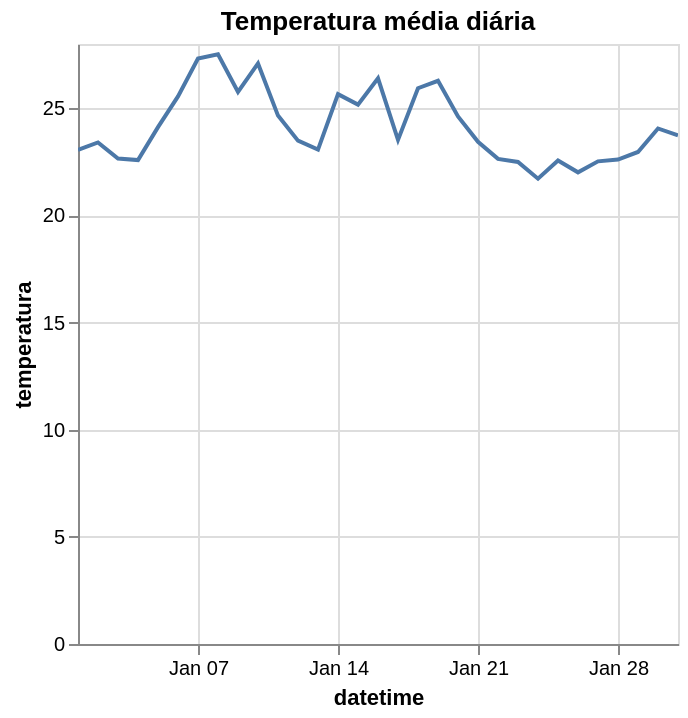

Notebook cell for this chart:
### Markdown cell above
Temperatura média diária

### Code cell
chart_temp = alt.Chart(df_daily).mark_line().encode(
    x='datetime:T',
    y='temperatura:Q',
    tooltip=['datetime', 'temperatura']
).add_params(
    mes_selecao
).transform_filter(
    mes_selecao
).properties(
    title='Temperatura média diária'
).interactive()

chart_temp

### Figure 1 — Vega-Lite specification as saved in the notebook (floating-point values rounded to 4 significant figures; data arrays with more than 128 entries replaced by an {"elided": "..."} marker saying what was removed)
{"config": {"view": {"continuousWidth": 300, "continuousHeight": 300}}, "data": {"name": "data-95d3e1e2b1fd51d743c792b0ad8453ce"}, "mark": {"type": "line"}, "encoding": {"tooltip": [{"field": "datetime", "type": "temporal"}, {"field": "temperatura", "type": "quantitative"}], "x": {"field": "datetime", "type": "temporal"}, "y": {"field": "temperatura", "type": "quantitative"}}, "params": [{"name": "param_40e4b392a7d9a14d", "select": {"type": "point", "fields": ["mes"]}, "bind": {"input": "range", "max": 12, "min": 1, "name": "Mês", "step": 1}, "value": 1}, {"name": "param_1e9efca18e7a2868", "select": {"type": "interval", "encodings": ["x", "y"]}, "bind": "scales"}], "title": "Temperatura média diária", "transform": [{"filter": {"param": "param_40e4b392a7d9a14d"}}], "$schema": "https://vega.github.io/schema/vega-lite/v6.1.0.json", "datasets": {"data-95d3e1e2b1fd51d743c792b0ad8453ce": {"elided": "366 records"}}}
